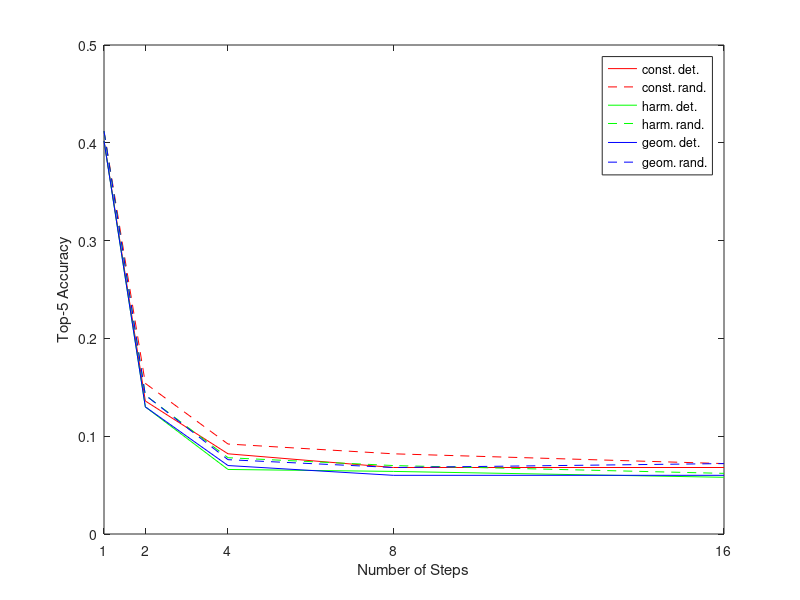

MATLAB code for this plot:
steps = [1,2,4,8,16];

%NATURAL
%constant
constant_rand_top1 = [0.09, 0.008, 0.002, 0.002, 0.0];
constant_det_top1 = [0.088, 0.006, 0.002, 0.002, 0.0];

constant_rand_top5 = [0.412, 0.154, 0.092, 0.082, 0.072];
constant_det_top5 = [0.402, 0.136, 0.082, 0.068, 0.068];

%harmonic
harmonic_rand_top1 = [0.09, 0.008, 0.002, 0.002, 0.002];
harmonic_det_top1 = [0.088, 0.006, 0.002, 0.002, 0.002];

harmonic_rand_top5 = [0.412, 0.142, 0.078, 0.07, 0.062];
harmonic_det_top5 = [0.402, 0.13, 0.066, 0.064, 0.058];

%geometric
geometric_rand_top1 = [0.09, 0.008, 0.002, 0.002, 0.002];
geometric_det_top1 = [0.088, 0.006, 0.002, 0.002, 0.002];

geometric_rand_top5 = [0.412, 0.142, 0.076, 0.068, 0.072];
geometric_det_top5 = [0.402, 0.13, 0.07, 0.06, 0.06];

Ndif1 = max([max(constant_rand_top1 - harmonic_rand_top1), max(constant_rand_top1 - geometric_rand_top1), max(harmonic_rand_top1 - geometric_rand_top1)])
Ndif2 = max([max(constant_det_top1 - harmonic_det_top1), max(constant_det_top1 - geometric_det_top1), max(harmonic_det_top1 - geometric_det_top1)])
%Ndif3 = 0;
%Ndif4 = 0;
Ndif3 = max([max(constant_rand_top5 - harmonic_rand_top5), max(constant_rand_top5 - geometric_rand_top5), max(harmonic_rand_top5 - geometric_rand_top5)])
Ndif4 = max([max(constant_det_top5 - harmonic_det_top5), max(constant_det_top5 - geometric_det_top5), max(harmonic_det_top5 - geometric_det_top5)])

plot(steps, constant_det_top5, "r-", steps, constant_rand_top5, "r--", steps, harmonic_det_top5, "g-", steps, harmonic_rand_top5, "g--", steps, geometric_det_top5, "b-", steps, geometric_rand_top5, "b--");
legend('const. det.', 'const. rand.', 'harm. det.', 'harm. rand.', 'geom. det.', 'geom. rand.');
xticks(steps)
ylabel('Top-5 Accuracy')
xlabel('Number of Steps')
xlim([1 16])
ylim([0 0.5])

%plot(steps, constant_det_top1, "r-", steps, constant_rand_top1, "r--", steps, harmonic_det_top1, "g-", steps, harmonic_rand_top1, "g--", steps, geometric_det_top1, "b-", steps, geometric_rand_top1, "b--");
%legend('const. det.', 'const. rand.', 'harm. det.', 'harm. rand.', 'geom. det.', 'geom. rand.');
%xticks(steps)
%ylabel('Top-1 Accuracy')
%xlabel('Number of Steps')

%MADRY
%constant
constant_rand_top1 = [0.742, 0.712, 0.708, 0.704, 0.702];
constant_det_top1 = [0.706, 0.676, 0.672, 0.67, 0.666];

constant_rand_top5 = [0.976, 0.974, 0.972, 0.97, 0.97];
constant_det_top5 = [0.97, 0.966, 0.958, 0.958, 0.952];

%harmonic
harmonic_rand_top1 = [0.742, 0.714, 0.708, 0.708, 0.71];
harmonic_det_top1 = [0.706, 0.682, 0.674, 0.672, 0.67];

harmonic_rand_top5 = [0.976, 0.974, 0.972, 0.972, 0.97];
harmonic_det_top5 = [0.97, 0.968, 0.96, 0.958, 0.958];

%geometric
geometric_rand_top1 = [0.742, 0.714, 0.708, 0.708, 0.708];
geometric_det_top1 = [0.706, 0.682, 0.674, 0.674, 0.674];

geometric_rand_top5 = [0.976, 0.974, 0.972, 0.972, 0.972];
geometric_det_top5 = [0.97, 0.968, 0.96, 0.96, 0.96];

Mdif1 = max([max(constant_rand_top1 - harmonic_rand_top1), max(constant_rand_top1 - geometric_rand_top1), max(harmonic_rand_top1 - geometric_rand_top1)])
Mdif2 = max([max(constant_det_top1 - harmonic_det_top1), max(constant_det_top1 - geometric_det_top1), max(harmonic_det_top1 - geometric_det_top1)])
Mdif3 = max([max(constant_rand_top5 - harmonic_rand_top5), max(constant_rand_top5 - geometric_rand_top5), max(harmonic_rand_top5 - geometric_rand_top5)])
Mdif4 = max([max(constant_det_top5 - harmonic_det_top5), max(constant_det_top5 - geometric_det_top5), max(harmonic_det_top5 - geometric_det_top5)])


%LOCUS
%constant
constant_rand_top1 = [0.62, 0.61, 0.604, 0.602, 0.6];
constant_det_top1 = [0.596, 0.58, 0.574, 0.57, 0.566];

constant_rand_top5 = [0.928, 0.916, 0.914, 0.916, 0.916];
constant_det_top5 = [0.912, 0.908, 0.902, 0.904, 0.904];

%harmonic
harmonic_rand_top1 = [0.62, 0.61, 0.606, 0.604, 0.602];
harmonic_det_top1 = [0.596, 0.584, 0.574, 0.574, 0.572];

harmonic_rand_top5 = [0.928, 0.916, 0.916, 0.916, 0.916];
harmonic_det_top5 = [0.912, 0.908, 0.902, 0.902, 0.902];

%geometric
geometric_rand_top1 = [0.62, 0.61, 0.606, 0.606, 0.606];
geometric_det_top1 = [0.596, 0.584, 0.578, 0.574, 0.574];

geometric_rand_top5 = [0.928, 0.916, 0.916, 0.916, 0.916];
geometric_det_top5 = [0.912, 0.908, 0.904, 0.904, 0.904];

Ldif1 = max([max(constant_rand_top1 - harmonic_rand_top1), max(constant_rand_top1 - geometric_rand_top1), max(harmonic_rand_top1 - geometric_rand_top1)])
Ldif2 = max([max(constant_det_top1 - harmonic_det_top1), max(constant_det_top1 - geometric_det_top1), max(harmonic_det_top1 - geometric_det_top1)])
Ldif3 = max([max(constant_rand_top5 - harmonic_rand_top5), max(constant_rand_top5 - geometric_rand_top5), max(harmonic_rand_top5 - geometric_rand_top5)])
Ldif4 = max([max(constant_det_top5 - harmonic_det_top5), max(constant_det_top5 - geometric_det_top5), max(harmonic_det_top5 - geometric_det_top5)])

Dif = max([Ldif1, Ldif2, Ldif3, Ldif4, Mdif1, Mdif2, Mdif3, Mdif4, Ndif1, Ndif2, Ndif3, Ndif4])